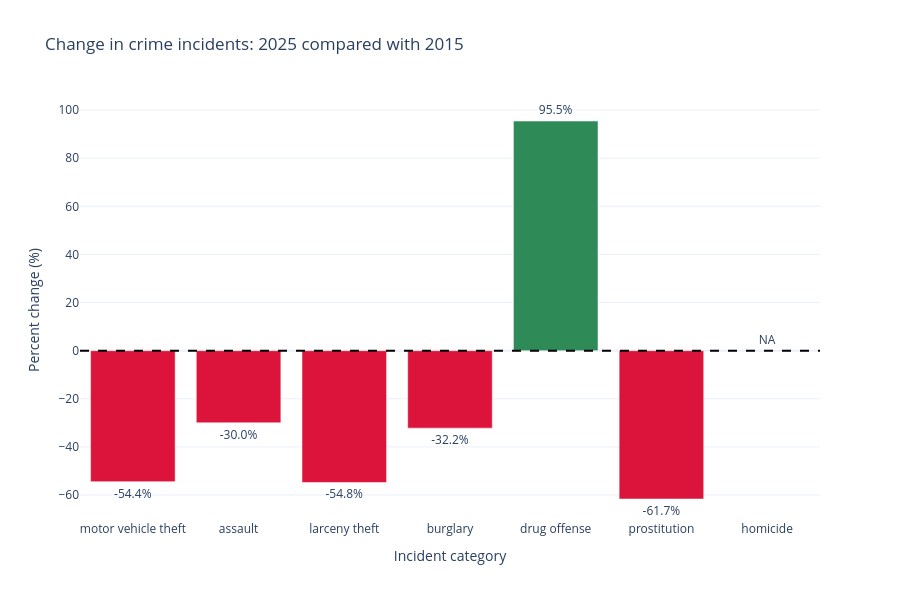

Here is the notebook cell this chart was saved with:
### Code cell
crime_categories = [
    'motor vehicle theft',
    'assault',
    'larceny theft',
    'burglary',
    'drug offense',
    'prostitution',
    'homicide'
]

# Keep only 2015 and 2025
df_temp = df_cl[df_cl['incident_date'].dt.year.isin([2015, 2025])].copy()
df_temp['year'] = df_temp['incident_date'].dt.year

# Count incidents per category for each year
counts = (
    df_temp
    .groupby(['incident_category', 'year'])
    .size()
    .unstack(fill_value=0)
    .reindex(crime_categories, fill_value=0)
)

# Ensure both years exist as columns
for year in [2015, 2025]:
    if year not in counts.columns:
        counts[year] = 0

counts = counts[[2015, 2025]]
counts.columns = ['count_2015', 'count_2025']

# Percent change: 2025 relative to 2015
counts['pct_change'] = ((counts['count_2025'] - counts['count_2015']) / counts['count_2015']) * 100

# Avoid division by zero
counts.loc[counts['count_2015'] == 0, 'pct_change'] = pd.NA

# Bar colors
colors = [
    'seagreen' if pd.notna(v) and v >= 0 else 'crimson'
    for v in counts['pct_change']
]

# Labels
text_labels = [
    f"{v:.1f}%" if pd.notna(v) else "NA"
    for v in counts['pct_change']
]

fig = go.Figure()

fig.add_trace(go.Bar(
    x=counts.index,
    y=counts['pct_change'],
    marker_color=colors,
    text=text_labels,
    textposition='outside',
    customdata=counts[['count_2015', 'count_2025']].values,
    hovertemplate=(
        "<b>%{x}</b><br>"
        "2015: %{customdata[0]}<br>"
        "2025: %{customdata[1]}<br>"
        "Percent change: %{y:.1f}%<extra></extra>"
    )
))

fig.add_hline(y=0, line_dash='dash', line_color='black')

fig.update_layout(
    title='Change in crime incidents: 2025 compared with 2015',
    xaxis_title='Incident category',
    yaxis_title='Percent change (%)',
    template='plotly_white',
    height=600
)

fig.show()

### Figure 1 — Plotly figure (JSON) as saved in the notebook; plotly's stock layout.template omitted (floating-point values rounded to 4 significant figures)
{"data": [{"customdata": [[7096, 3233], [7734, 5415], [39640, 17927], [4979, 3376], [1849, 3614], [206, 79], [0, 17]], "hovertemplate": "<b>%{x}</b><br>2015: %{customdata[0]}<br>2025: %{customdata[1]}<br>Percent change: %{y:.1f}%<extra></extra>", "marker": {"color": ["crimson", "crimson", "crimson", "crimson", "seagreen", "crimson", "crimson"]}, "text": ["-54.4%", "-30.0%", "-54.8%", "-32.2%", "95.5%", "-61.7%", "NA"], "textposition": "outside", "x": ["motor vehicle theft", "assault", "larceny theft", "burglary", "drug offense", "prostitution", "homicide"], "y": [-54.44, -29.98, -54.78, -32.2, 95.46, -61.65, NaN], "type": "bar"}], "layout": {"shapes": [{"line": {"color": "black", "dash": "dash"}, "type": "line", "x0": 0, "x1": 1, "xref": "x domain", "y0": 0, "y1": 0, "yref": "y"}], "title": {"text": "Change in crime incidents: 2025 compared with 2015"}, "xaxis": {"title": {"text": "Incident category"}}, "yaxis": {"title": {"text": "Percent change (%)"}}, "height": 600}}
